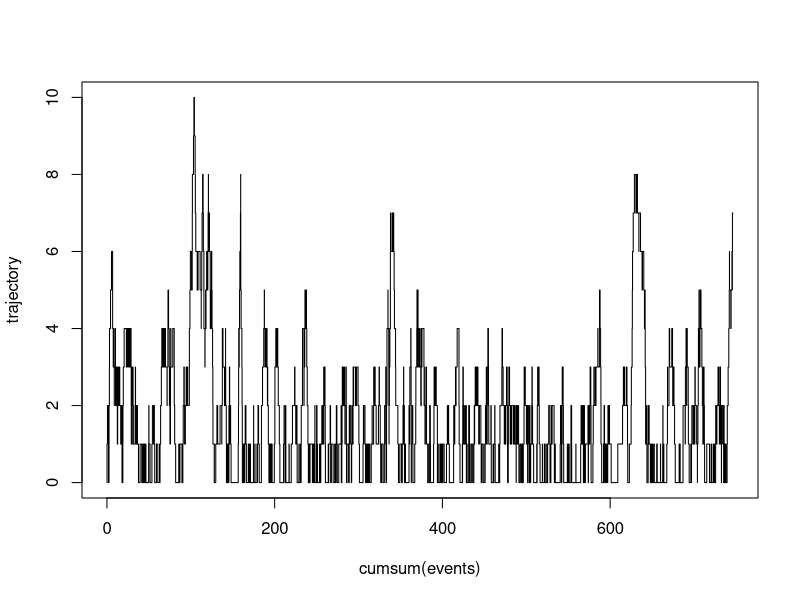

This chart was generated by the following R code:
## ---- chunk 1
knitr::opts_chunk$set(echo = TRUE)

# This function performs the required simulation.

N=1e3; # overall number of events (departure or arrivals)

lambda=0.7; mu=1; # arrival and service rates

state=0; # set the initial state
Qsim=0;  # average number of jobs in the system

trajectory=c();
events=c();
for (i in 1:N) {

    # which events can occur? when?
    time_2_next_arr=rexp(1,lambda);
    time_2_next_dep=rexp(1,mu);
    trajectory=c(trajectory, state);
    if(state>0) {
        
        Qsim=Qsim+min(time_2_next_dep,time_2_next_arr)*state;
        events=c(events, min(time_2_next_dep,time_2_next_arr));
        
        if (time_2_next_dep<time_2_next_arr) {
            # a departure occurred
             state=state-1;
        } else {
             # an arrival occurred
             state=state+1;
        }
    } else {
        Qsim=Qsim+time_2_next_arr*state; # useless because state==0
        events=c(events, time_2_next_arr);
        state=state+1;    
    }
    
} #for

rho=lambda/mu;
cat("Average number of jobs (simulation) =  ", Qsim/sum(events),'\n');
cat("Average number of jobs (theory)     =  ", rho/(1-rho),'\n');

plot(cumsum(events),trajectory, type = 'S')
